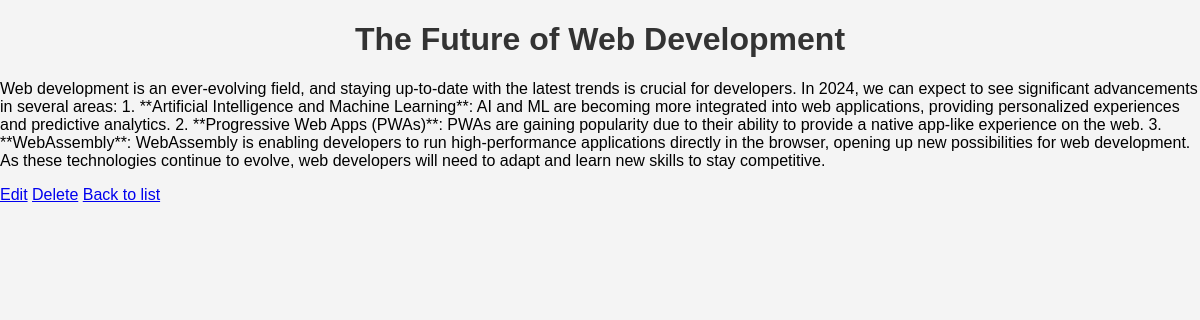
/post/5/, run on the app's committed database.
### blog/models.py (models this page shows, shortened)
class Post(models.Model):
    title= models.CharField( max_length=100)
    content = models.TextField()

### blog/views.py (the view)
# urls.py: path('post/<int:pk>/', views.post_detail, name='post_detail'),
def post_detail(request, pk):
    post = get_object_or_404(Post, pk=pk)
    return render(request, './blog/post_detail.html', {'post': post})

### blog/templates/blog/post_detail.html (shortened to what this page needs)
<!DOCTYPE html>
<html>
<head>
    {% load static %}
    <link rel="stylesheet" type="text/css" href="{%static 'blog/styles.css'%}"/>
</head>
<body>
    <h1>{{ post.title }}</h1>
    <p>{{ post.content }}</p>
    <a href="{% url 'post_edit' post.pk %}">Edit</a>
    <a href="{% url 'post_delete' post.pk%}">Delete</a>
    <a href="{% url 'post_list' %}">Back to list</a>
</body>
</html>

### blog/static/blog/styles.css (style rules this page uses)
body { font-family: Arial, sans-serif; background-color: #f4f4f4; margin: 0; padding: 0; }
h1 { text-align: center; color: #333; }

### data on the page
Post: title "The Future of Web Development", content "Web development is an ever-evolving field, and staying up-to-date with the latest trends is crucial for developers. In 2024, we can expect to see significant advancements in several areas: 1. **Artificial Intelligence and Machine Learning**: AI and ML are becoming more integrated into web applications, providing personalized experiences and predictive analytics. 2. **Progressive Web Apps (PWAs)**: PWAs are gaining popularity due to their ability to provide a native app-like experience on the web. 3. **WebAssembly**: WebAssembly is enabling developers to run high-performance applications directly in the browser, opening up new possibilities for web development. As these technologies continue…"
